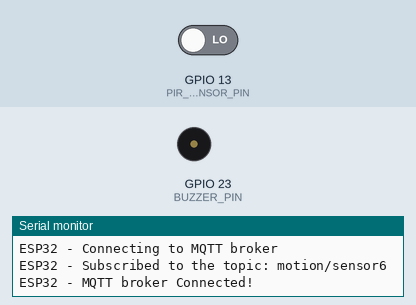
This sketch was run on a simulated ESP32. Parts: buzzer (waves = sounding, pin HIGH), the last lines printed to the serial monitor. Inputs (shaded band) come from the test bench; at power-on: GPIO 13 (PIR_SENSOR_PIN) LOW. WiFi joins after 1.5 s; servers stay silent unless stated; no MQTT or app messages arrive unless stated.

Above: at 2.7 s.
2.8 s: GPIO 13 (PIR_SENSOR_PIN) driven HIGH
At 4.1 s:
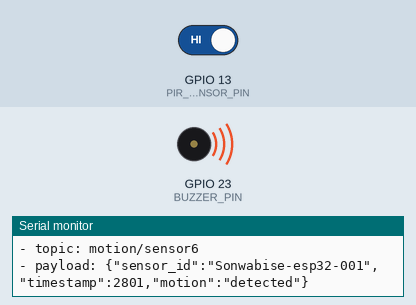
8.8 s: GPIO 13 (PIR_SENSOR_PIN) driven LOW
At 9.7 s:
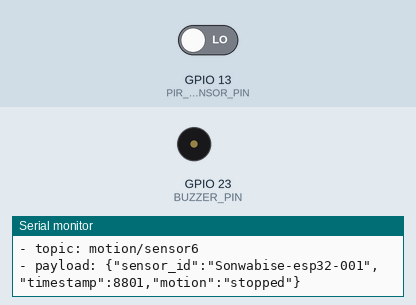
Timing chart, 0 to 11.3 s (numbered marks = the images above; inputs shaded):
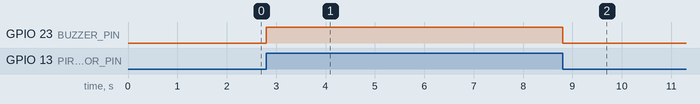

Measured:
- after the input at 2.8 s, GPIO 23 (BUZZER_PIN): LOW → HIGH at once
- after the input at 8.8 s, GPIO 23 (BUZZER_PIN): HIGH → LOW at once

The sketch:

Group_6_code.ino
```cpp
#include <WiFi.h>
#include <MQTTClient.h>
#include <ArduinoJson.h>
#include <ESP_Mail_Client.h>

// -------------------- Wi-Fi credentials --------------------
const char *WIFI_SSID     = "cabdullecismaancadde";   // CHANGE TO YOUR WIFI SSID
const char *WIFI_PASSWORD = "Mohamed7.";   // CHANGE TO YOUR WIFI PASSWORD

// -------------------- MQTT broker settings --------------------
const char MQTT_BROKER_ADRRESS[] = "192.168.43.50";
const int MQTT_PORT              = 1883;
const char MQTT_CLIENT_ID[]      = "Sonwabise-esp32-001";
const char MQTT_USERNAME[]       = "lab";
const char MQTT_PASSWORD[]       = "t4b_grp02";

// -------------------- MQTT topics --------------------
const char PUBLISH_TOPIC[]   = "motion/sensor6";
const char SUBSCRIBE_TOPIC[] = "motion/sensor6";

// -------------------- Sensor and buzzer pins --------------------
const int PIR_SENSOR_PIN = 13;   // GPIO13 connected to PIR motion sensor
const int BUZZER_PIN     = 23;   // GPIO23 connected to buzzer

// -------------------- Publish timing --------------------
const int PUBLISH_INTERVAL = 5000; // Publish every 5s

// -------------------- Email configuration --------------------
#define SMTP_HOST "smtp.gmail.com"
#define SMTP_PORT 465

#define AUTHOR_EMAIL    "4340789@myuwc.ac.za"      // Replace with your Gmail
#define AUTHOR_PASSWORD "cqtb jzuo tolw rvbd"         // Replace with Gmail App Password
#define RECIPIENT_EMAIL "oluhlembalo16@gmail.com" // Who should get alerts

SMTPSession smtp;
unsigned long lastEmailSent = 0;
const unsigned long EMAIL_INTERVAL = 10UL * 60UL * 1000UL; // 10 minutes

// -------------------- Global state --------------------
WiFiClient network;
MQTTClient mqtt = MQTTClient(256);

unsigned long lastPublishTime = 0;
int motionStateCurrent  = LOW;
int motionStatePrevious = LOW;

// -------------------- Setup --------------------
void setup() {
  Serial.begin(115200);

  pinMode(PIR_SENSOR_PIN, INPUT);
  pinMode(BUZZER_PIN, OUTPUT);

  WiFi.mode(WIFI_STA);
  WiFi.begin(WIFI_SSID, WIFI_PASSWORD);

  Serial.println("ESP32 - Connecting to Wi-Fi");

  unsigned long startAttemptTime = millis();
  while (WiFi.status() != WL_CONNECTED && millis() - startAttemptTime < 15000) {
    delay(500);
    Serial.print(".");
  }

  if (WiFi.status() == WL_CONNECTED) {
    Serial.println("\nESP32 - Wi-Fi Connected");
    Serial.print("IP Address: ");
    Serial.println(WiFi.localIP());
    connectToMQTT();
  } else {
    Serial.println("\nESP32 - Failed to connect to Wi-Fi");
    while (true) {
      delay(1000);
      Serial.println("Couldn't connect to Wifi");
    }
  }
}

// -------------------- Main loop --------------------
void loop() {
  mqtt.loop();

  motionStatePrevious = motionStateCurrent;
  motionStateCurrent = digitalRead(PIR_SENSOR_PIN);

  // Detect state changes
  if (motionStatePrevious != motionStateCurrent) {
    if (motionStateCurrent == HIGH) {
      Serial.println("Motion detected!, making sound");
      digitalWrite(BUZZER_PIN, HIGH);
      sendEmailWithRateLimit();  // Try to send email (if enough time has passed)
    } else {
      Serial.println("Motion stopped!, stops making sound");
      digitalWrite(BUZZER_PIN, LOW);
    }
    sendToMQTT(motionStateCurrent);
  }

  // Optional periodic keep-alive publish
  if (millis() - lastPublishTime > PUBLISH_INTERVAL) {
    sendToMQTT(motionStateCurrent);
    lastPublishTime = millis();
  }
}

// -------------------- Connect to MQTT --------------------
void connectToMQTT() {
  mqtt.begin(MQTT_BROKER_ADRRESS, MQTT_PORT, network);
  mqtt.onMessage(messageHandler);

  Serial.print("ESP32 - Connecting to MQTT broker");

  while (!mqtt.connect(MQTT_CLIENT_ID, MQTT_USERNAME, MQTT_PASSWORD)) {
    Serial.print(".");
    delay(100);
  }
  Serial.println();

  if (!mqtt.connected()) {
    Serial.println("ESP32 - MQTT broker Timeout!");
    return;
  }

  if (mqtt.subscribe(SUBSCRIBE_TOPIC))
    Serial.print("ESP32 - Subscribed to the topic: ");
  else
    Serial.print("ESP32 - Failed to subscribe to the topic: ");

  Serial.println(SUBSCRIBE_TOPIC);
  Serial.println("ESP32 - MQTT broker Connected!");
}

// -------------------- Publish to MQTT --------------------
void sendToMQTT(int motionState) {
  StaticJsonDocument<200> message;
  message["sensor_id"] = MQTT_CLIENT_ID;
  message["timestamp"] = millis();
  message["motion"]    = motionState == HIGH ? "detected" : "stopped";

  char messageBuffer[256];
  serializeJson(message, messageBuffer);

  mqtt.publish(PUBLISH_TOPIC, messageBuffer);

  Serial.println("ESP32 - sent to MQTT:");
  Serial.print("- topic: ");
  Serial.println(PUBLISH_TOPIC);
  Serial.print("- payload: ");
  Serial.println(messageBuffer);
}

// -------------------- Send Email with Rate Limit --------------------
void sendEmailWithRateLimit() {
  unsigned long now = millis();
  if (now - lastEmailSent < EMAIL_INTERVAL) {
    Serial.println("Skipping email (rate limit active)");
    return;
  }

  ESP_Mail_Session session;
  session.server.host_name = SMTP_HOST;
  session.server.port = SMTP_PORT;
  session.login.email = AUTHOR_EMAIL;
  session.login.password = AUTHOR_PASSWORD;
  session.login.user_domain = "";

  SMTP_Message message;
  message.sender.name = "ESP32 Motion Sensor";
  message.sender.email = AUTHOR_EMAIL;
  message.subject = "Motion Alert!";
  message.addRecipient("User", RECIPIENT_EMAIL);

  String htmlMsg = "Motion detected by ESP32 sensor at " + String(millis() / 1000) + " seconds uptime.";
  message.html.content = htmlMsg.c_str();
  message.html.charSet = "utf-8";
  message.html.transfer_encoding = Content_Transfer_Encoding::enc_7bit;

  if (!smtp.connect(&session)) {
    Serial.println("Failed to connect to mail server");
    return;
  }

  if (!MailClient.sendMail(&smtp, &message)) {
    Serial.print("Error sending Email, ");
    Serial.println(smtp.errorReason());
  } else {
    Serial.println("Email sent successfully!");
    lastEmailSent = now;
  }
}

// -------------------- Handle MQTT messages --------------------
void messageHandler(String &topic, String &payload) {
  Serial.println("ESP32 - received from MQTT:");
  Serial.println("- topic: " + topic);
  Serial.println("- payload:");
  Serial.println(payload);
}
```
